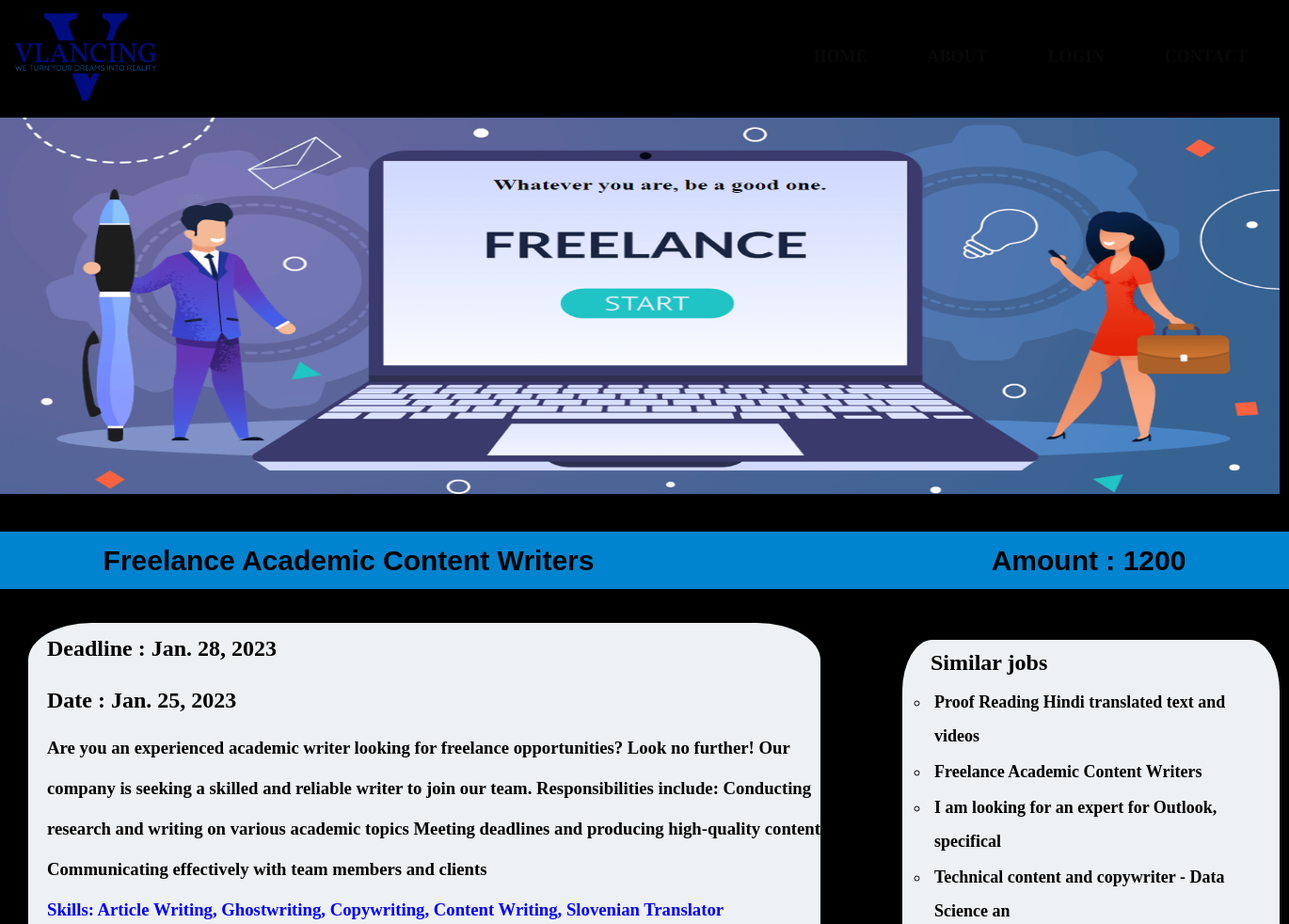
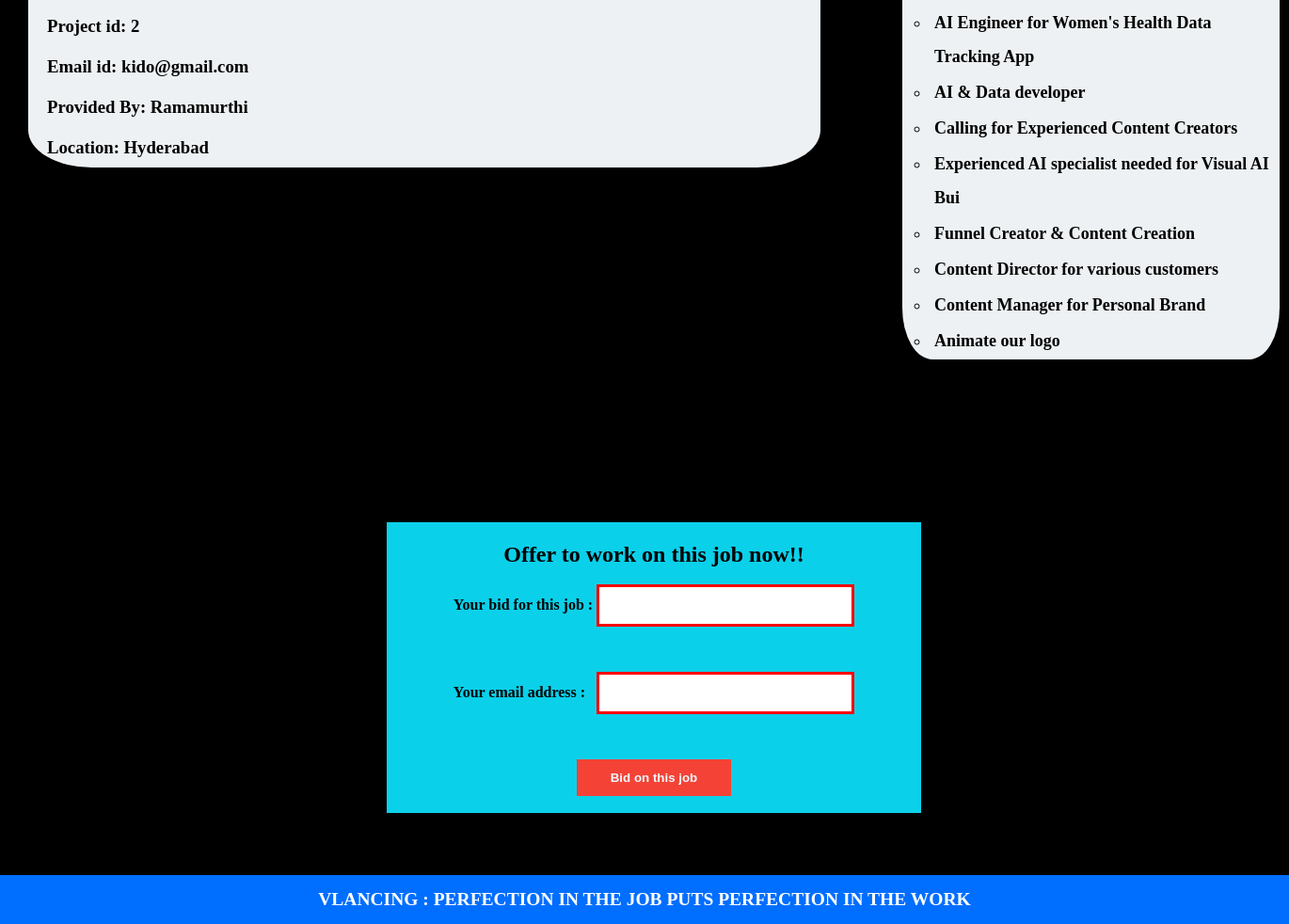
/2, run on the app's committed database (2 pictures, top to bottom).
### vlance/models.py (models this page shows, shortened)
class Jobs(models.Model):
    task_name = models.CharField(max_length=50 , blank = False)
    amount = models.IntegerField( default = 0,blank = False)
    description = models.TextField(max_length=500 , blank = False, default = None)
    date_posted = models.DateField(blank= False)
    email = models.EmailField(verbose_name="Email", blank = False)
    provided_by = models.CharField(max_length=50 , blank = False)
    deadline = models.DateField(blank = False)
    is_completed = models.BooleanField(default = False)
    location = models.CharField(max_length=50 , blank = False)
    skills = models.CharField(max_length=50, default=None, blank = False )

### vlance/views.py (the view)
# urls.py: path('<str:job_id>' , views.jobs, name='jobs'),
def jobs(request, job_id):
    jobs = Jobs.objects.get(id=job_id)
    return render(request, "vlance/job.html", {
        "jobs": jobs,
        "works": Jobs.objects.all()
    })

### vlance/Templates/VLANCE/job.html (shortened to what this page needs)
{% load static %}
<!DOCTYPE html>
<html>
    <head>
        <link rel="stylesheet" href="{% static 'vlance/job.css' %}">
    </head>
    <body>
        <section class="header">
            <nav>
                <a href="#"><img src="{% static 'vlance/assets/final.png'%}"></a>
                <div class="nav-links">
                    <ul>
                        <li><a href="{% url 'landing' %}">HOME</a></li>
                        <li><a href="#">ABOUT</a></li>
                        <li><a href="#">LOGIN</a></li>
                        <li><a href="#">CONTACT</a></li>
                    </ul>
            </nav>
            <div class="text-box">
                <img src="{% static 'vlance/assets/ff.png'%}">
                <br>
                <br>
                <br>
                </div>
                <div class="job">
                <h1 id="first">{{jobs.task_name}}</h1>
                <h1 id="second"> Amount : {{jobs.amount}}</h1>
                </div>
                <br>
                <br>
                        <div class="description">
                    <h2>Deadline : {{jobs.deadline}}  </h2>
                    <h2>Date : {{jobs.date_posted}}  </h2>
                    <h3>{{jobs.description}}</h3>
                        <h3 id="skill">
                            Skills: Article Writing, Ghostwriting, Copywriting, Content Writing, Slovenian Translator
                        </h3>
                        <h3> Project id: {{jobs.id}}</h3>
                        <h3> Email id: {{jobs.email}}</h3>
                        <h3> Provided By: {{jobs.provided_by}}</h3>
                        <h3> Location: {{jobs.location}}</h3>
                        </div>
                        <br>
                        <div class="other"><h2> Similar jobs</h2>
                            <ul>
                                {% for work in works %}
                                <li><a href="#">{{work.task_name}}</a></li>
                                {% endfor %}
                            </ul>
                    </div>
                    <br>
                    <br>
                    <div class="post">
                        <h2>Offer to work on this job now!!</h2>
                        <form action="#">
                            <label for="Your bid for this job">Your bid for this job : </label>
                            <input type="text" id="bid" name="bid"><br><br>
                            <label for="email address">Your email address :  &nbsp;</label>
                            <input type="email" id="email" name="email"><br><br>
                            <input type="submit" value="Bid on this job">
                          </form>
                    </div>
                <br>
                <br>
                <footer>
                    <div class="FINAL">
                        <h2 class="LAST"> VLANCING : PERFECTION IN THE JOB PUTS PERFECTION IN THE WORK</h2>
                    </div>
                </footer>
                </section>
    </body>
</html>

### vlance/static/vlance/job.css (style rules this page uses)
* { margin: 0; padding: 0; }
body { min-height: 100vh; width:100%; background-position: center; background-color: black; background-size: cover; position: relative; }
nav { display: flex; padding: 1% 1%; justify-content: space-between; align-items: center; }
nav img { width: 150px; padding-left: 2px; }
.nav-links { flex: 1; text-align: right; }
.nav-links ul li { font-family:cursive; font-weight: bold; list-style: none; display: inline-block; padding: 20px 30px; position: relative; margin-top: 0%; }
.nav-links ul li a { color:rgb(8, 8, 8); text-decoration: none; font-size: 18px; }
.nav-links ul li::after { content: ''; width: 0%; height: 4px; background: #f44336; display: block; margin: auto; transition: 0.5s; }
.text-box img { width: 1360px; height: 400px; position: relative; }
.job { display: flex; padding: 1% 8%; justify-content: space-between; align-items: center; background-color: rgba(0, 162, 255, 0.815); }
#first { text-align: left; flex: 1; font-size: 30px; font-family: 'Franklin Gothic Medium', 'Arial Narrow', Arial, sans-serif; }
#second { text-align: right; flex: 1; font-size: 30px; font-family: 'Franklin Gothic Medium', 'Arial Narrow', Arial, sans-serif; }
.description { height: auto; width: 60%; float: left; line-height: 2.3; margin-left: 30px; padding-left: 20px; border: 2px ; border-radius: 8%; background-color: rgba(241, 245, 247, 0.986); }
#skill { color: blue; }
.other { line-height: 2; height: auto; margin-left: 70%; margin-right: 10px; padding-right: 10px; padding-left: 30px; border: 2px ; border-radius: 8%; border-color: black; background-color: rgba(241, 245, 247, 0.986); }
.other ul li { padding-left: 4px; list-style:circle; font-size: large; color: black; }
.other a { color: black; text-decoration: none; font-weight: bolder; }
.other ul li::after { content: ''; width: 0%; height: 2px; background: black; display: block; margin: auto; transition: 1s; }
.post { align-self: center; height: auto; width: 40%; line-height: 2; margin-left: 30%; background-color:rgba(12, 212, 238, 0.986) ; padding: 10px; text-align: center; font-weight: bold; margin-top: 10%; }
input[type=text] { width: 50%; padding: 12px 20px; margin: 8px 0; box-sizing: border-box; border: 3px solid red; }
input[type=email] { width: 50%; padding: 12px 20px; margin: 8px 0; box-sizing: border-box; border: 3px solid red; }
input[type=submit] { width: 30%; background-color: #f44336; color: aliceblue; font-weight: bolder; padding: 12px 20px; margin: 8px 0; box-sizing: border-box; border: 3px ; }
.FINAL { margin-top: 30px; padding-top: 15px; padding-bottom: 15px; background-color: rgb(0, 110, 255); width: 100%; color: white; font-size: small; text-align: center; }

### data on the page
Jobs: task_name "Freelance Academic Content Writers", amount "1200", deadline "Jan. 28, 2023", date_posted "Jan. 25, 2023", description "Are you an experienced academic writer looking for freelance opportunities? Look no further! Our company is seeking a skilled and reliable writer to join our team. Responsibilities include: Conducting research and writing on various academic topics Meeting deadlines and producing high-quality content Communicating effectively with team members and clients", id "2", email "kido@gmail.com", provided_by "Ramamurthi", location "Hyderabad"
Jobs: task_name "Proof Reading Hindi translated text and videos"
Jobs: task_name "I am looking for an expert for Outlook, specifical"
Jobs: task_name "Technical content and copywriter - Data Science an"
Jobs: task_name "AI Engineer for Women's Health Data Tracking App"
Jobs: task_name "AI & Data developer"
Jobs: task_name "Calling for Experienced Content Creators"
Jobs: task_name "Experienced AI specialist needed for Visual AI Bui"
Jobs: task_name "Funnel Creator & Content Creation"
Jobs: task_name "Content Director for various customers"
Jobs: task_name "Content Manager for Personal Brand"
Jobs: task_name "Animate our logo"
